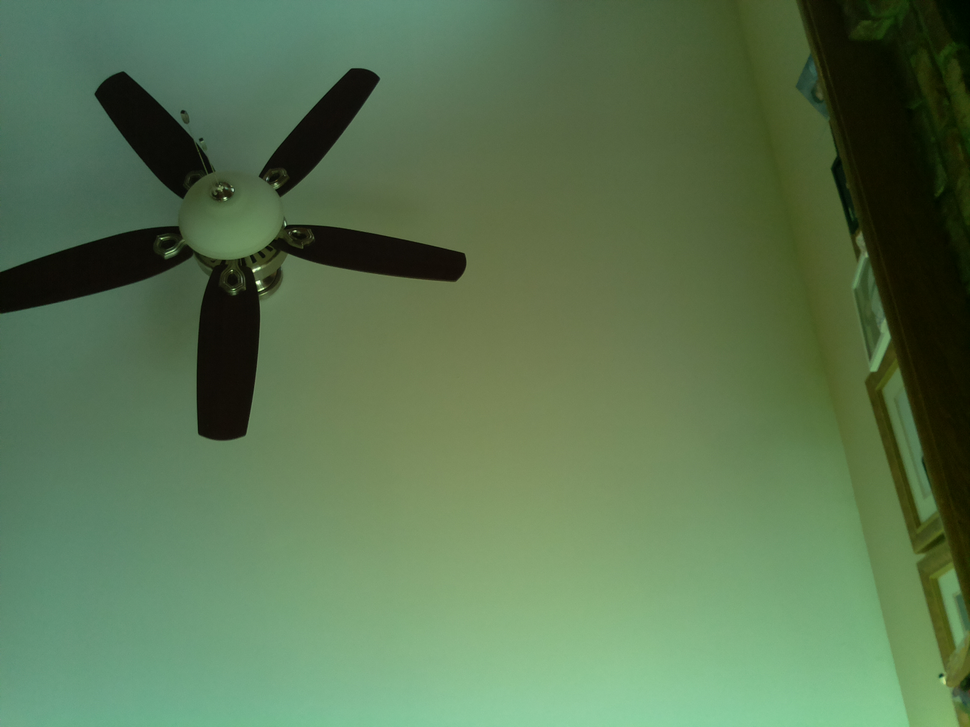
#> input picture example_shapes.png, 970 x 727 px, shrunk from 2592 x 1944 before the run
$ python colordetection.py --image example_shapes.png
#> lines starting #> are read from the running program, lines starting #| are printed output that depends on the picture
#10/17/18, based on https://www.pyimagesearch.com/2014/08/04/opencv-python-color-detection/
# import the necessary packages
import numpy as np
import argparse
import cv2

# construct the argument parse and parse the arguments
ap = argparse.ArgumentParser()
ap.add_argument("-i", "--image", help = "path to the image")
args = vars(ap.parse_args())

# load the image
image = cv2.imread(args["image"])
#> image is the input picture: shape (727, 970, 3); mean B, G, R 81.3, 116.9, 89.7

boundaries = [
	#([0,0,0],[255,255,255]),
	([0,0,200],[20,20,255]),
	([17, 15, 100], [50, 56, 200]),
	([86, 31, 4], [220, 88, 50]),
	([25, 146, 190], [62, 174, 250]),
	([103, 86, 65], [145, 133, 128])
]


for (lower, upper) in boundaries:
	# create NumPy arrays from the boundaries
	lower = np.array(lower, dtype = "uint8")
	upper = np.array(upper, dtype = "uint8")

	# find the colors within the specified boundaries and apply
	# the mask
	mask = cv2.inRange(image, lower, upper)
	output = cv2.bitwise_and(image, image, mask = mask)

	# show the images
	cv2.imshow("images", np.hstack([image, output]))
	cv2.waitKey(1000)
#> this loop made 5 passes
#> pass 1, `cv2.imshow("images", np.hstack([image, output]))`:
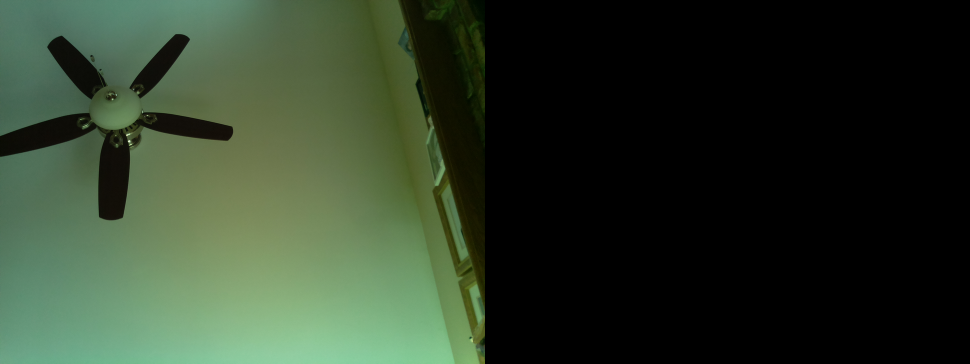
#> window 'images': shape (727, 1940, 3) (shown at 1/2 size); mean B, G, R 40.6, 58.5, 44.9
